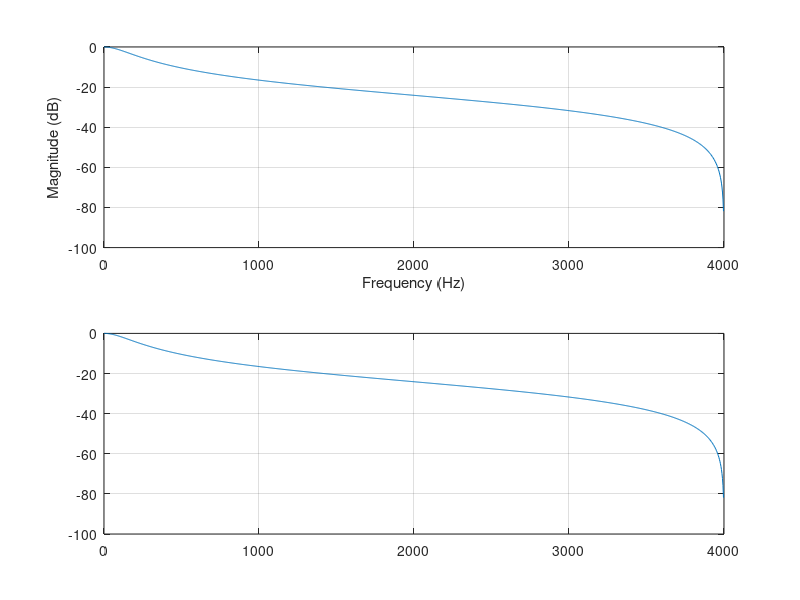

This chart was generated by the following MATLAB code:
clc;
R=1000;
C=10^-6;
Ts=1/8000;
a=(2/Ts)*R*C;
B=[1 1];
A=[1+a 1-a];
%b=[1 1];
%a=[a_v+1 1-a_v];
[h,w]=freqz(B,A,1216,8000);
freqz(B,A,1216,8000);
%plot(w,angle(h).*180/pi())
angle_h=angle(h).*180/pi();
gain=20.*log10(abs(h));
%plot(gain)
%fvtool(B,A);
%freqz(B,A,2^10,8000);
plot(w,20*log10(abs(h))); grid on
B = B./A(1);
A = A./A(1);